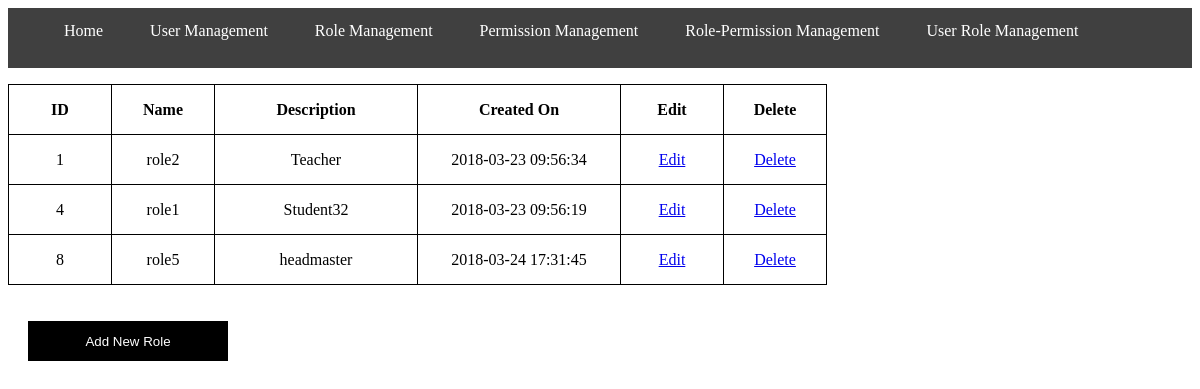
Page /RoleList.php (signed in) on the committed database.
### tables this page shows
CREATE TABLE `roles` (
  `roleid` int(11) NOT NULL,
  `name` varchar(45) DEFAULT NULL,
  `description` varchar(45) DEFAULT NULL,
  `createdon` datetime DEFAULT NULL,
  `createdby` int(11) DEFAULT NULL
);

### RoleList.php (the view, shortened to what this page needs)
<?php require('conn.php');
 ?>
<html>
    <head>
    </head>
<body onload="SelectCountry();">
<ul>
  <li><a  href="homeAdmin.php">Home</a></li>
  <li><a  href="UserList.php">User Management</a></li>
  <li><a  href="RoleList.php">Role Management</a></li>
  <li><a  href="PermissionList.php">Permission Management</a></li>
  <li><a  href="RolePermissionList.php">Role-Permission Management</a></li>
  <li><a href="UserRoleList.php">User Role Management</a></li>
</ul>
    <table>
<tr>
    <table id='tblMain' style='border:1px solid; border-collapse: collapse;align:center;'><tr><th style='width: 100px; color: black; text-align: center; border-collapse: collapse;border:1px solid;height:50px;'>ID</th>
    <th style='width: 100px; color: black; text-align: center; border-collapse: collapse;border:1px solid;height:50px;'>Name</th>
    <th style='width: 100px; color: black; text-align: center; border-collapse: collapse;border:1px solid;height:50px;'>Description</th>
	<th style='width: 100px; color: black; text-align: center; border-collapse: collapse;border:1px solid;height:50px;'>Created On</th>
<th style='width: 100px; color: black; text-align: center; border-collapse: collapse;border:1px solid;height:50px;'>Edit</th>
<th style='width: 100px; color: black; text-align: center; border-collapse: collapse;border:1px solid;height:50px;'>Delete</th></tr>
<?php
$sql="select * from roles";
		$result=mysqli_query($conn, $sql);
		$records = mysqli_num_rows($result);
 ?>
  <?php for ( $i=0; $i<$records; $i++) {
$row=mysqli_fetch_assoc($result);
  ?>
    <tr><td style='width: 100px; text-align: center;height:50px; border-collapse: collapse;border:1px solid;'><?php echo $row["roleid"]?></td>
    <td style='width: 100px; text-align: center;height:50px; border-collapse: collapse;border:1px solid;'><?php echo $row["name"]?></td>
    <td style='width: 200px; text-align: center;height:50px; border-collapse: collapse;border:1px solid;'><?php echo $row["description"]?></td>
	<td style='width: 200px; text-align: center;height:50px; border-collapse: collapse;border:1px solid;'><?php echo $row["createdon"]?></td>
 <td style='width: 100px; text-align: center;height:50px; border-collapse: collapse;border:1px solid;'><a   href="Role.php?Uid=<?php echo $row["roleid"];?>" >Edit</a></td>
<td style='width: 100px; text-align: center;height:50px; border-collapse: collapse;border:1px solid;'><a  href="RoleList.php?Uid=<?php echo $row["roleid"];?>" onclick="return Confirmation();" >Delete</a></td></tr>
  <?php } ?>
   </table>
</tr>
</table>
<br><br>
<form action="Role.php">
<input type="submit" class="submit" value="Add New Role" >
</form>
</body>
</html>

### RoleList.php (style rules this page uses)
ul { list-style-type: none; overflow: hidden; background-color:#404040; height:60px; text-align: center; }
li { float: left; margin-right:15px; text-align: center; font-family: 'Shrikhand'; }
li a { display: block; color: white; text-align: center; padding: 14px 16px; text-decoration: none; height:80px; font-family: 'Shrikhand'; }
.submit { width:200px; height:40px; background-color:black; color:white; font-family:arial; border:none; margin-right:30px; margin-bottom:30px; margin-left:20px; }

### rows in the picture
roles: roleid "1", name "role2", description "Teacher", createdon "2018-03-23 09:56:34"
roles: roleid "4", name "role1", description "Student32", createdon "2018-03-23 09:56:19"
roles: roleid "8", name "role5", description "headmaster", createdon "2018-03-24 17:31:45"
